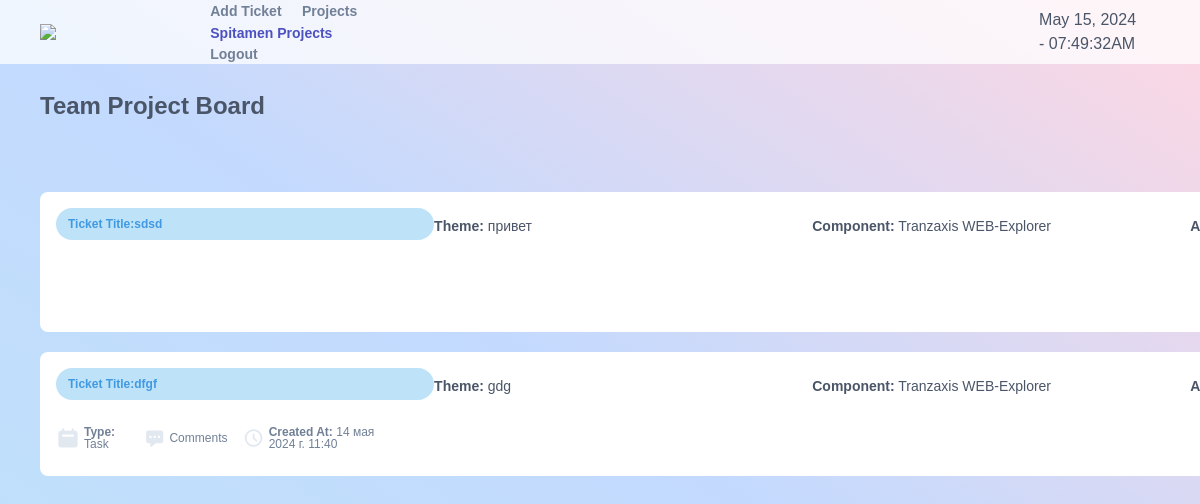
Before: /team_project/ (signed in) with the older database file.
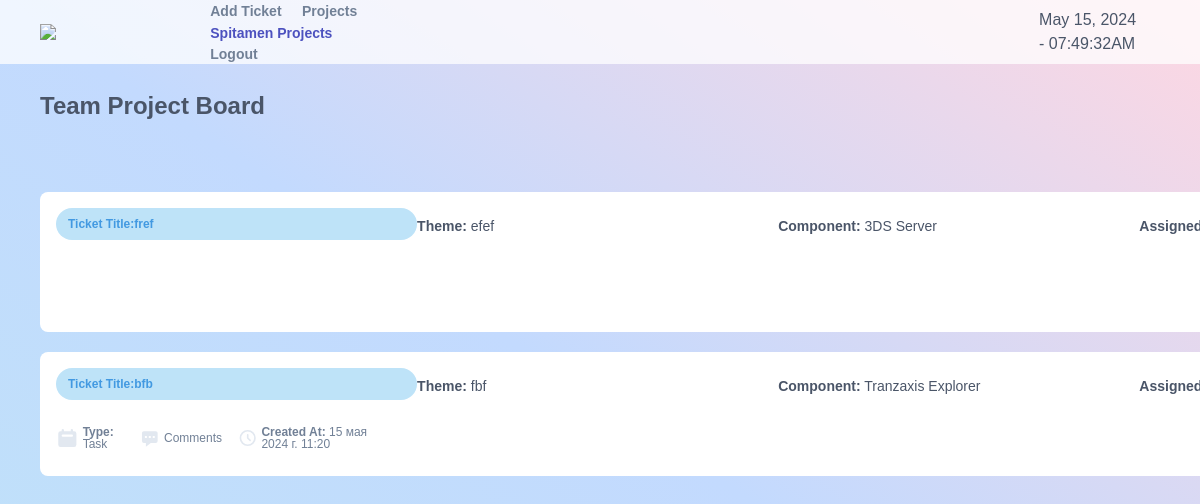
After: the same page with the newer database file.
### myapp/models.py (models this page shows, shortened)
class Ticket(models.Model):
    STATUS_CHOICES = (
        ('open', 'Open'),
        ('closed', 'Closed'),
        ('in_progress', 'In process'),
    )
    COMPONENT_CHOICES = (
        ('Tranzaxis Explorer', 'Tranzaxis Explorer'),
        ('Tranzaxis WEB-Explorer', 'Tranzaxis WEB-Explorer'),
        ('3DS Server', '3DS Server'),
        ('TXPG', 'TXPG'),
    )
    TYPE_CHOICES = (
        ('task', 'Задача'),
        ('question', 'Вопрос'),
    )
    GROUP_CHOICES = (
    ('spitamen', 'Spitamen'),
    ('sbt', 'Sbt'),
    ('matin', 'Matin'),
    ('ssb', 'Ssb'),
    ('sarvat', 'Sarvat'),
    ('vasl', 'Vasl'),
)
    title = models.CharField(max_length=200)
    type = models.CharField(max_length=10, choices=TYPE_CHOICES)
    component = models.CharField(max_length=50, choices=COMPONENT_CHOICES)
    topic = models.CharField(max_length=200)
    description = models.TextField(max_length=500)
    created_by = models.ForeignKey(User, on_delete=models.CASCADE, related_name='created_tickets')
    sent_to = models.ManyToManyField(User, related_name='received_tickets', blank=True)
    created_at = models.DateTimeField(auto_now_add=True)
    assigned_to = models.ManyToManyField(User, related_name='assigned_tickets', blank=True)
    status = models.CharField(max_length=20, choices=STATUS_CHOICES, default='open')
    group = models.CharField(max_length=20, choices=GROUP_CHOICES)

### myapp/views.py (the view)
# urls.py: path('team_project/', views.team_project, name='team_project')
@login_required
def team_project(request):
    user_profile = UserProfile.objects.get(user=request.user)
    group_name = None
    groups = ['spitamen', 'sbt', 'matin', 'ssb', 'sarvat', 'vasl']  # Список всех групп
    for group in groups:
        if getattr(user_profile, group):  # Проверяем, состоит ли пользователь в текущей группе
            group_name = group
            break  # Если пользователь состоит в группе, выходим из цикла
    if group_name:
        tickets = Ticket.objects.filter(group=group_name)
        group_tickets = True  # Переменная для указания, что отображаются только тикеты текущей группы
    else:
        tickets = Ticket.objects.none()  # Пустой QuerySet, если группа не определена
    return render(request, 'team_project.html', {'tickets': tickets, 'group_tickets': group_tickets,
        'spitamen': user_profile.spitamen,
        'sbt': user_profile.sbt,
        'matin': user_profile.matin,
        'ssb': user_profile.ssb,
        'sarvat': user_profile.sarvat,
        'vasl': user_profile.vasl
    })

### myapp/templates/team_project.html (shortened to what this page needs)
<link href="https://unpkg.com/tailwindcss@^1.0/dist/tailwind.min.css" rel="stylesheet">
<div class="flex flex-col w-screen h-screen overflow-auto text-gray-700 bg-gradient-to-tr from-blue-200 via-indigo-200 to-pink-200">
    <div class="flex items-center flex-shrink-0 w-full h-16 px-10 bg-white bg-opacity-75">
      <a class="bl_headerUtils_logo" href="https://www.spitamenbank.tj/"><img src="https://www.spitamenbank.tj/local/templates/sb-main-template/img/logo/logo-horizontal-ru.svg" ></a>
      <div class="ml-10">
        <a class="mx-2 text-sm font-semibold text-gray-600 hover:text-indigo-700" href="{% url 'tickets' %}">Add Ticket</a>
        <a class="mx-2 text-sm font-semibold text-gray-600 hover:text-indigo-700" href="{% url 'user_tickets' %}">Projects</a>
        <a class="mx-2 text-sm font-semibold text-indigo-700" href="{% url 'team_project' %}">{% if spitamen %} Spitamen {% endif %}
          {% if vasl %} Vasl {% endif %} Projects</a>
        <a class="mx-2 text-sm font-semibold text-gray-600 hover:text-indigo-700" href="{% url 'login' %}">Logout</a>
      </div>
      <div id="clock">
        <h1 id="date-time"></h1>
      </div>
      <a href="profile.html" class="flex items-center justify-center w-8 h-8 ml-auto overflow-hidden rounded-full cursor-pointer">
      </a>
    </div>
    <div class="px-10 mt-6">
      <h1 class="text-2xl font-bold">
      Team Project Board
      </h1>
    </div>
    <div class="flex flex-grow px-10 mt-4 space-x-6 overflow-auto">
      <div class="flex flex-col flex-shrink-0 w-72" id="sortable-container">
          <div class="flex items-center flex-shrink-0 h-10 px-2">
          </div>
            <div class="ticket-grid">
              {% for ticket in tickets %}
              <div class="ticket-item" data-id="{{ ticket.id }}">
                <div class="flex flex-col pb-2 overflow-auto">
          <div class="inline-grid grid-cols-5 relative flex flex-col items-start p-4 mt-3  bg-white rounded-lg cursor-pointer bg-opacity-90 group hover:bg-opacity-100" draggable="true">
            <span class="flex items-center inline-block h-8 px-3 text-xs font-semibold text-blue-500 bg-blue-200 rounded-full">Ticket Title:</strong>{{ ticket.title }}</span>
            <h4 class="mt-2 text-sm font-medium "><strong>Theme:</strong> {{ ticket.topic }}</h4>
            <h4 class="mt-2 text-sm font-medium"><strong>Component:</strong> {{ ticket.component }}</h4>
            <h4 class="mt-2 text-sm font-medium"><strong>Assigned to:</strong>{% for user in ticket.assigned_to.all %} {{ user.username }}{% endfor %}</h4>
            <form method="post">
            <div class="flex items-center w-full mt-4 text-xs font-medium text-gray-600">
              <div class="flex items-center">
                <h4 class="ml-1 leading-none"><strong>Type:</strong> {% if ticket.type == 'task' %}Task{% else %}Question{% endif %}</h4>
              </div>
              <div class="relative flex items-center ml-4">
                <svg class="relative w-8 h-8 text-gray-300 fill-current" xmlns="http://www.w3.org/2000/svg" viewBox="0 0 20 20" fill="currentColor">
                  <path fill-rule="evenodd" d="M18 5v8a2 2 0 01-2 2h-5l-5 4v-4H4a2 2 0 01-2-2V5a2 2 0 012-2h12a2 2 0 012 2zM7 8H5v2h2V8zm2 0h2v2H9V8zm6 0h-2v2h2V8z" clip-rule="evenodd" />
                </svg>
                  <a class="ml-1 leading-none" href="{% url 'add_comment' ticket.id %}">Comments</a>
                  <div class="flex items-center ml-4">
                    <svg class="h-8 w-8 text-gray-300"  fill="none" viewBox="0 0 24 24" stroke="currentColor">
                      <path stroke-linecap="round" stroke-linejoin="round" stroke-width="2" d="M12 8v4l3 3m6-3a9 9 0 11-18 0 9 9 0 0118 0z"/>
                    </svg>
                    <a class="ml-1 leading-none"><strong>Created At:</strong> {{ ticket.created_at }}</a>
              </div>
            </div>
            <div class="relative flex flex-col items-start p-4 mt-3 bg-white rounded-lg cursor-pointer bg-opacity-90 group hover:bg-opacity-100" draggable="true">
            </div>
          </div>
        </div>
      </div>
            {% endfor %}
    </div>
    </div>
  </div>

Changed rows visible on the page:
removed Ticket: title "sdsd", topic "привет", component "Tranzaxis WEB-Explorer"
removed Ticket: title "dfgf", topic "gdg", component "Tranzaxis WEB-Explorer", type "Task", created_at "14 мая 2024 г. 11:40"
added Ticket: title "fref", topic "efef", component "3DS Server"
added Ticket: title "bfb", topic "fbf", component "Tranzaxis Explorer", type "Task", created_at "15 мая 2024 г. 11:20"
